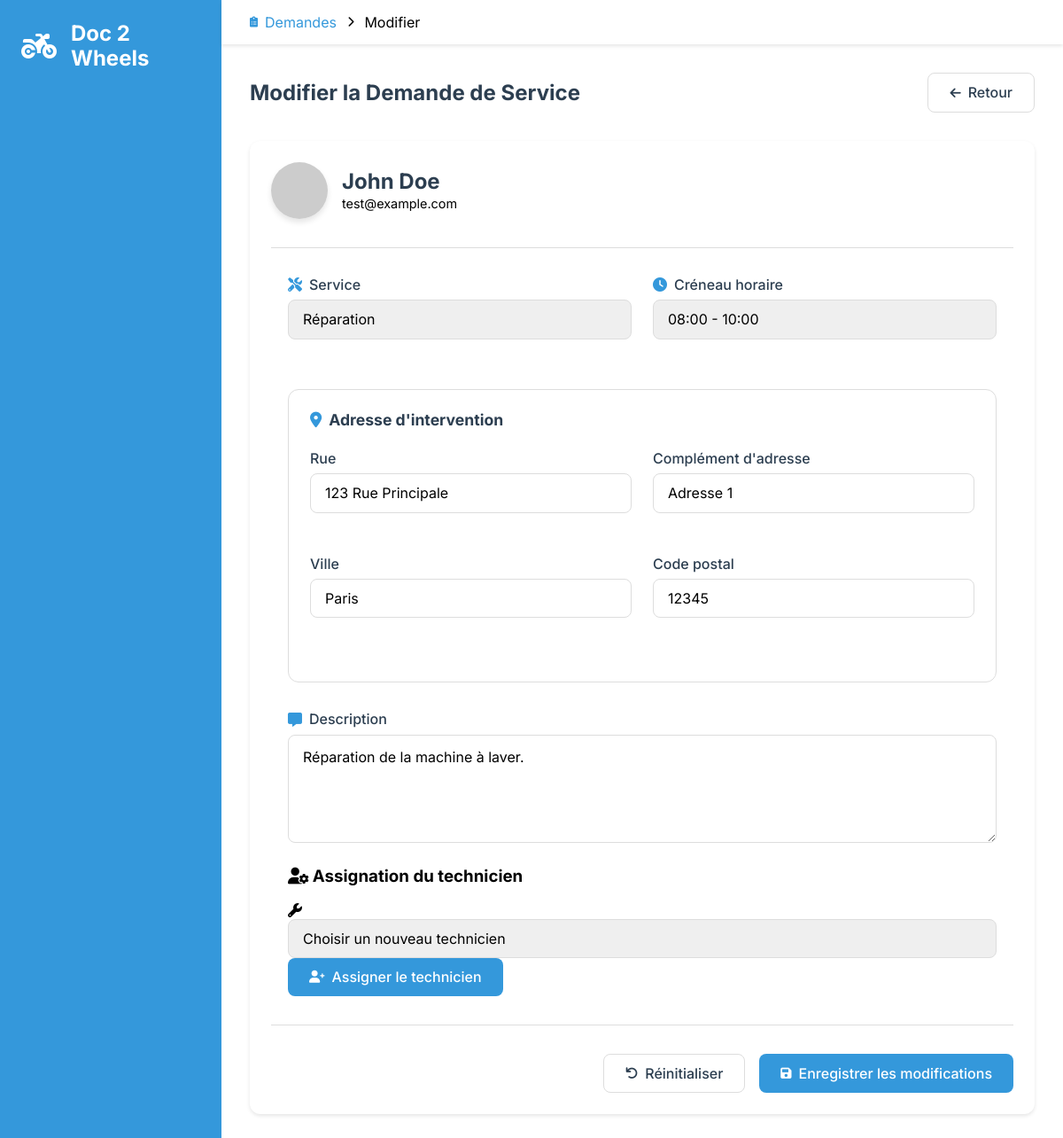
The page /admin/service_requests/edit/1 (signed in) on the database its author committed.
### tables this page shows
CREATE TABLE users (
    id INT AUTO_INCREMENT PRIMARY KEY,
    name VARCHAR(255) NOT NULL,
    email VARCHAR(255) NOT NULL UNIQUE,
    username VARCHAR(255) NOT NULL UNIQUE,
    password VARCHAR(255) NOT NULL,
    account_activation_hash VARCHAR(255),
    created_at TIMESTAMP DEFAULT CURRENT_TIMESTAMP
);

CREATE TABLE service_requests (
    id INT AUTO_INCREMENT PRIMARY KEY,
    user_id INT NOT NULL,
    service_id INT NOT NULL,
    location_id INT NOT NULL,
    time_slot_id INT NOT NULL,
    technician_id INT,
    description TEXT,
    completed TINYINT DEFAULT 0,
    vehicle_type ENUM('scooter', 'moto') NOT NULL,
    created_at TIMESTAMP DEFAULT CURRENT_TIMESTAMP,
    FOREIGN KEY (user_id) REFERENCES users(id),
    FOREIGN KEY (service_id) REFERENCES services(id),
    FOREIGN KEY (location_id) REFERENCES locations(id),
    FOREIGN KEY (time_slot_id) REFERENCES time_slots(id),
    FOREIGN KEY (technician_id) REFERENCES technicians(id)
);

CREATE TABLE services (
    id INT AUTO_INCREMENT PRIMARY KEY,
    name VARCHAR(255) NOT NULL,
    description TEXT
);

CREATE TABLE time_slots (
    id INT AUTO_INCREMENT PRIMARY KEY,
    time_range VARCHAR(255) NOT NULL
);

CREATE TABLE locations (
    id INT AUTO_INCREMENT PRIMARY KEY,
    street VARCHAR(255) NOT NULL,
    address TEXT NOT NULL,
    city VARCHAR(255) NOT NULL,
    postal_code VARCHAR(10) NOT NULL
);

### src/Views/admin/service_requests/edit.view.php (the view, shortened to what the rows shown need)
<!DOCTYPE html>
<html lang="fr">
<head>
    <link rel="stylesheet" href="../../../../sass/dist/css/main.css">
    <link rel="stylesheet" href="https://cdnjs.cloudflare.com/ajax/libs/font-awesome/6.0.0/css/all.min.css">
</head>
<body class="admin-layout">
    <main class="admin-main">
        <div class="admin-content">
            <div class="content-header">
                <h1>Modifier la Demande de Service</h1>
            </div>
            <div class="card">
                <div class="request-edit-header">
                    <div class="client-info">
                        <div>
                            <h2><?= htmlspecialchars($user->name ?? '') ?></h2>
                            <span class="email"><?= htmlspecialchars($user->email ?? '') ?></span>
                        </div>
                    </div>
                </div>
                <form method="post" action="/admin/service_requests/edit/<?= htmlspecialchars($service_request->id ?? '') ?>" class="admin-form">
                    <div class="form-row">
                        <div class="form-group">
                            <label for="service_id">
                                <i class="fas fa-tools"></i>
                                Service
                            </label>
                            <select id="service_id" name="service_id" required class="form-control">
                                <?php foreach ($services as $service): ?>
                                    <option value="<?= htmlspecialchars($service->id ?? '') ?>"
                                            <?= $service->id == $service_request->service_id ? 'selected' : '' ?>>
                                        <?= htmlspecialchars($service->name ?? '') ?>
                                    </option>
                                <?php endforeach; ?>
                            </select>
                        </div>
                        <div class="form-group">
                            <label for="time_slot_id">
                                <i class="fas fa-clock"></i>
                                Créneau horaire
                            </label>
                            <select id="time_slot_id" name="time_slot_id" required class="form-control">
                                <?php foreach ($timeSlots as $timeSlot): ?>
                                    <option value="<?= htmlspecialchars($timeSlot->id ?? '') ?>"
                                            <?= $timeSlot->id == $service_request->time_slot_id ? 'selected' : '' ?>>
                                        <?= htmlspecialchars($timeSlot->time_range ?? '') ?>
                                    </option>
                                <?php endforeach; ?>
                            </select>
                        </div>
                    </div>
                    <div class="form-section">
                        <div class="form-row">
                            <div class="form-group">
                                <label for="location_street">Rue</label>
                                <input type="text" id="location_street" name="location_street"
                                       value="<?= htmlspecialchars($location->street ?? '') ?>" required class="form-control">
                            </div>
                            <div class="form-group">
                                <label for="location_address">Complément d'adresse</label>
                                <input type="text" id="location_address" name="location_address"
                                       value="<?= htmlspecialchars($location->address ?? '') ?>" class="form-control">
                            </div>
                        </div>
                        <div class="form-row">
                            <div class="form-group">
                                <label for="location_city">Ville</label>
                                <input type="text" id="location_city" name="location_city"
                                       value="<?= htmlspecialchars($location->city ?? '') ?>" required class="form-control">
                            </div>
                            <div class="form-group">
                                <label for="location_postal_code">Code postal</label>
                                <input type="text" id="location_postal_code" name="location_postal_code"
                                       value="<?= htmlspecialchars($location->postal_code ?? '') ?>" required class="form-control"
                                       pattern="[0-9]{5}">
                            </div>
                        </div>
                    </div>
                    <div class="form-group">
                        <label for="description">
                            <i class="fas fa-comment-alt"></i>
                            Description
                        </label>
                        <textarea id="description" name="description" class="form-control" rows="4"><?= htmlspecialchars($service_request->description ?? '') ?></textarea>
                    </div>
                </form>
            </div>
        </div>
    </main>
</body>
</html>

### rows shown on the page
users: name "John Doe", email "test@example.com"
service_requests: service_id "Réparation", time_slot_id "08:00 - 10:00", description "Réparation de la machine à laver."
locations: location_street "123 Rue Principale", location_address "Adresse 1", location_city "Paris", location_postal_code "12345"
